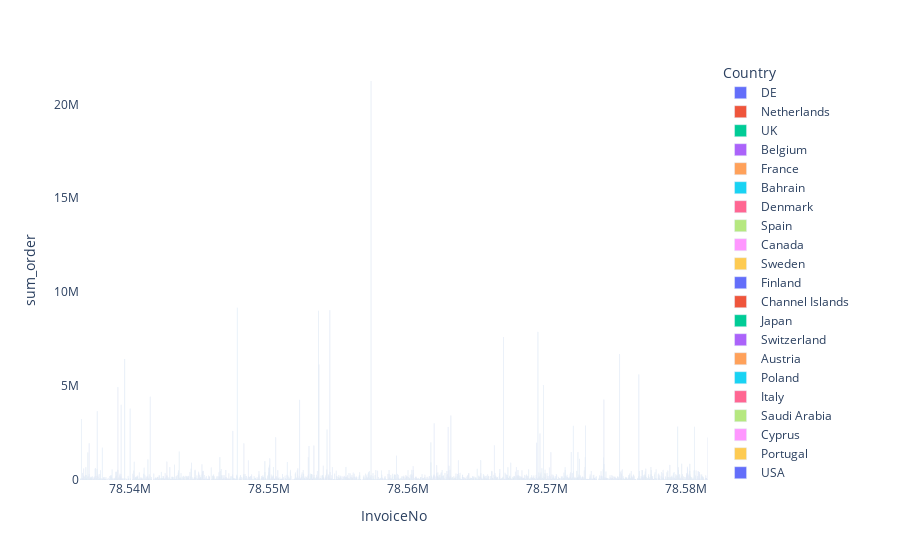

The notebook cell this image was saved under:
### Code cell
fig1 = px.bar(df, x = 'InvoiceNo', y = 'sum_order', color = 'Country')
fig1.update_xaxes(
#     title_text = 'Rides',
     showline = False, showgrid = False
     )
# fig1.update_yaxes(
#     title_text = 'Start Station'
#     )
fig1.update_layout(plot_bgcolor='rgba(0,0,0,0)')
fig1.show()

### Figure 1 — Plotly figure (JSON) as saved in the notebook; plotly's stock layout.template omitted (floating-point values rounded to 4 significant figures; data arrays with more than 128 entries replaced by an {"elided": "..."} marker saying what was removed)
{"data": [{"alignmentgroup": "True", "hovertemplate": "Country=DE<br>InvoiceNo=%{x}<br>sum_order=%{y}<extra></extra>", "legendgroup": "DE", "marker": {"color": "#636efa"}, "name": "DE", "offsetgroup": "DE", "orientation": "v", "showlegend": true, "textposition": "auto", "type": "bar", "x": {"elided": "3920 int values"}, "xaxis": "x", "y": {"elided": "3920 float values"}, "yaxis": "y"}, {"alignmentgroup": "True", "hovertemplate": "Country=Netherlands<br>InvoiceNo=%{x}<br>sum_order=%{y}<extra></extra>", "legendgroup": "Netherlands", "marker": {"color": "#EF553B"}, "name": "Netherlands", "offsetgroup": "Netherlands", "orientation": "v", "showlegend": true, "textposition": "auto", "type": "bar", "x": [78569665, 78536403, 78555106, 78555589, 78555003, 78578082, 78542720, 78571697, 78557328], "xaxis": "x", "y": [35.97, 1343.0, 11050.0, 12120.0, 15700.0, 84130.0, 84670.0, 117200.0, 21240000.0], "yaxis": "y"}, {"alignmentgroup": "True", "hovertemplate": "Country=UK<br>InvoiceNo=%{x}<br>sum_order=%{y}<extra></extra>", "legendgroup": "UK", "marker": {"color": "#00cc96"}, "name": "UK", "offsetgroup": "UK", "orientation": "v", "showlegend": true, "textposition": "auto", "type": "bar", "x": [78541517, 78550354, 78578705, 78550960, 78577406, 78545718, 78566739, 78536840, 78573417, 78570189, 78570881, 78540769, 78559421, 78549193, 78569001, 78545994, 78575713, 78579276, 78571223, 78567291, 78570007, 78554985, 78571904, 78566054, 78575352, 78541877, 78560635, 78577615, 78543587, 78565430, 78542371, 78569861, 78541277, 78552844, 78581578, 78569721, 78562045, 78577168, 78568350, 78579152, 78571724, 78564638, 78566268, 78541962, 78571308, 78564216, 78567578, 78575732, 78568674, 78561911, 78571304, 78542621, 78570452, 78560230, 78542369, 78567904, 78566041, 78550665, 78550620, 78565416, 78554363, 78547383, 78541965, 78555383, 78567959, 78580511, 78540480, 78576891, 78567666, 78568103, 78569867, 78566233, 78542713, 78540458, 78567298, 78563540, 78579393, 78554861, 78543833, 78553732, 78553842, 78567958, 78558881, 78552978, 78557466, 78571824, 78570002, 78569844, 78562137, 78578626, 78542229, 78572134, 78564972, 78574097], "xaxis": "x", "y": [1306.0, 1820.0, 2704.0, 4374.0, 4844.0, 5940.0, 7158.0, 8123.0, 8707.0, 9049.0, 9617.0, 11230.0, 11300.0, 11580.0, 13240.0, 13310.0, 13520.0, 13890.0, 14230.0, 15080.0, 15470.0, 17510.0, 17840.0, 18050.0, 18440.0, 20410.0, 20910.0, 21900.0, 26190.0, 26480.0, 27730.0, 29210.0, 30120.0, 30680.0, 32570.0, 33640.0, 33820.0, 37460.0, 38000.0, 38690.0, 40020.0, 41720.0, 42290.0, 42320.0, 47510.0, 49700.0, 55900.0, 60390.0, 61770.0, 71330.0, 72900.0, 77150.0, 80000.0, 83490.0, 84960.0, 86100.0, 86150.0, 90110.0, 98000.0, 100700.0, 108300.0, 116400.0, 118200.0, 118700.0, 124400.0, 130900.0, 135100.0, 141100.0, 146600.0, 153200.0, 154400.0, 155500.0, 156200.0, 157700.0, 169200.0, 178300.0, 212800.0, 212800.0, 219900.0, 232600.0, 254300.0, 255800.0, 329800.0, 335800.0, 371100.0, 372000.0, 372300.0, 372500.0, 401100.0, 407000.0, 429400.0, 485600.0, 596600.0, 852500.0], "yaxis": "y"}, {"alignmentgroup": "True", "hovertemplate": "Country=Belgium<br>InvoiceNo=%{x}<br>sum_order=%{y}<extra></extra>", "legendgroup": "Belgium", "marker": {"color": "#ab63fa"}, "name": "Belgium", "offsetgroup": "Belgium", "orientation": "v", "showlegend": true, "textposition": "auto", "type": "bar", "x": [78543537, 78543117, 78541675, 78545017, 78545314, 78549559, 78557789, 78557885, 78567530, 78571445, 78555739, 78572133, 78563172, 78557147, 78577046, 78555574, 78554147, 78543733, 78561507, 78571030, 78568651, 78580152, 78539840, 78544193], "xaxis": "x", "y": [1439.0, 2987.0, 7633.0, 7735.0, 14040.0, 19390.0, 40800.0, 51390.0, 51430.0, 72660.0, 95610.0, 109100.0, 121300.0, 125300.0, 154400.0, 162800.0, 163700.0, 172100.0, 195000.0, 203000.0, 212900.0, 217400.0, 218700.0, 219800.0], "yaxis": "y"}, {"alignmentgroup": "True", "hovertemplate": "Country=France<br>InvoiceNo=%{x}<br>sum_order=%{y}<extra></extra>", "legendgroup": "France", "marker": {"color": "#FFA15A"}, "name": "France", "offsetgroup": "France", "orientation": "v", "showlegend": true, "textposition": "auto", "type": "bar", "x": [78542425, 78550821, 78540521, 78545181, 78553566, 78539829, 78537693, 78575581, 78540463, 78551163, 78544470, 78547520, 78580986, 78541121, 78554826, 78570724, 78579153, 78547492, 78564314, 78575326, 78575661, 78564159, 78576064, 78536852, 78567915, 78556526, 78568988, 78540688, 78565612, 78575747, 78569402, 78540824, 78570823, 78573868, 78567293, 78540976, 78555637, 78540835, 78542535, 78545301, 78569686, 78564531, 78581587, 78563662, 78577512, 78539050, 78578277, 78570030, 78554940, 78563753, 78562894, 78563502, 78561795, 78556258, 78579529, 78566115, 78562275, 78575671, 78562207, 78553195, 78567793, 78568798, 78559704, 78553838, 78552826, 78541138, 78549274, 78562450, 78577502, 78563288, 78565930, 78570020, 78556816, 78579345, 78580160, 78550145, 78576222, 78570672, 78547087, 78564372, 78556507, 78546479, 78545235, 78554134, 78537463, 78542629, 78548496], "xaxis": "x", "y": [1720.0, 2623.0, 4566.0, 5856.0, 8025.0, 8139.0, 8570.0, 8619.0, 8884.0, 10750.0, 10830.0, 11000.0, 11710.0, 12430.0, 13400.0, 15400.0, 15850.0, 17370.0, 19050.0, 22600.0, 22840.0, 23490.0, 25050.0, 25830.0, 28170.0, 28250.0, 28580.0, 29510.0, 30380.0, 30390.0, 31240.0, 31360.0, 31920.0, 32040.0, 32850.0, 33250.0, 34100.0, 34890.0, 39450.0, 44310.0, 44520.0, 45190.0, 45760.0, 45990.0, 46450.0, 46900.0, 48650.0, 50750.0, 55920.0, 56970.0, 57850.0, 58520.0, 65570.0, 67460.0, 76444, 77980.0, 78980.0, 91150.0, 91810.0, 117300.0, 120300.0, 132600.0, 136700.0, 155800.0, 171000.0, 184300.0, 184800.0, 186800.0, 191300.0, 204100.0, 210600.0, 214600.0, 236200.0, 265600.0, 284000.0, 289100.0, 293400.0, 313900.0, 357900.0, 363100.0, 416300.0, 478400.0, 483700.0, 558400.0, 608700.0, 982600.0, 1047000.0], "yaxis": "y"}, {"alignmentgroup": "True", "hovertemplate": "Country=Bahrain<br>InvoiceNo=%{x}<br>sum_order=%{y}<extra></extra>", "legendgroup": "Bahrain", "marker": {"color": "#19d3f3"}, "name": "Bahrain", "offsetgroup": "Bahrain", "orientation": "v", "showlegend": true, "textposition": "auto", "type": "bar", "x": [78553900, 78552449], "xaxis": "x", "y": [2110.0, 16670.0], "yaxis": "y"}, {"alignmentgroup": "True", "hovertemplate": "Country=Denmark<br>InvoiceNo=%{x}<br>sum_order=%{y}<extra></extra>", "legendgroup": "Denmark", "marker": {"color": "#FF6692"}, "name": "Denmark", "offsetgroup": "Denmark", "orientation": "v", "showlegend": true, "textposition": "auto", "type": "bar", "x": [78572184, 78580716, 78569997, 78570666, 78544157, 78561102, 78577126, 78579881, 78567526], "xaxis": "x", "y": [2225.0, 8636.0, 23160.0, 64060.0, 79600.0, 86380.0, 122400.0, 160500.0, 163300.0], "yaxis": "y"}, {"alignmentgroup": "True", "hovertemplate": "Country=Spain<br>InvoiceNo=%{x}<br>sum_order=%{y}<extra></extra>", "legendgroup": "Spain", "marker": {"color": "#B6E880"}, "name": "Spain", "offsetgroup": "Spain", "orientation": "v", "showlegend": true, "textposition": "auto", "type": "bar", "x": [78558108, 78545647, 78559148, 78539351, 78574301, 78580955, 78577125, 78572886, 78575707, 78541980, 78550911, 78559665, 78549682, 78568179, 78567653, 78564975, 78560607, 78575514, 78577606, 78562273, 78561669, 78578321, 78572442, 78571255, 78568554, 78557007, 78577039, 78573362, 78577476], "xaxis": "x", "y": [2463.0, 3239.0, 6556, 7833.0, 11690.0, 12330.0, 19800.0, 20090.0, 32050.0, 37300.0, 39610.0, 40790.0, 42130.0, 44680.0, 46120.0, 50880.0, 54570.0, 57650.0, 59810.0, 82480.0, 95460.0, 108400.0, 114700.0, 119000.0, 241700.0, 246000.0, 250900.0, 279000.0, 694800.0], "yaxis": "y"}, {"alignmentgroup": "True", "hovertemplate": "Country=Canada<br>InvoiceNo=%{x}<br>sum_order=%{y}<extra></extra>", "legendgroup": "Canada", "marker": {"color": "#FF97FF"}, "name": "Canada", "offsetgroup": "Canada", "orientation": "v", "showlegend": true, "textposition": "auto", "type": "bar", "x": [78564428, 78551736, 78546533, 78559557], "xaxis": "x", "y": [2531.0, 3523.0, 10250.0, 209900.0], "yaxis": "y"}, {"alignmentgroup": "True", "hovertemplate": "Country=Sweden<br>InvoiceNo=%{x}<br>sum_order=%{y}<extra></extra>", "legendgroup": "Sweden", "marker": {"color": "#FECB52"}, "name": "Sweden", "offsetgroup": "Sweden", "orientation": "v", "showlegend": true, "textposition": "auto", "type": "bar", "x": [78563443, 78564539, 78550277, 78557939, 78576519, 78574690, 78573333, 78539338], "xaxis": "x", "y": [2720.0, 19790.0, 24900.0, 54550.0, 61210.0, 66810.0, 113200.0, 4005000.0], "yaxis": "y"}, {"alignmentgroup": "True", "hovertemplate": "Country=Finland<br>InvoiceNo=%{x}<br>sum_order=%{y}<extra></extra>", "legendgroup": "Finland", "marker": {"color": "#636efa"}, "name": "Finland", "offsetgroup": "Finland", "orientation": "v", "showlegend": true, "textposition": "auto", "type": "bar", "x": [78580265, 78573588, 78565333, 78550192, 78571053, 78560549, 78559928, 78570875, 78579550, 78564558, 78539318, 78545227], "xaxis": "x", "y": [2767, 8483.0, 12820.0, 17980.0, 18140.0, 29550.0, 63300.0, 68700.0, 71380.0, 101400.0, 172400.0, 488200.0], "yaxis": "y"}, {"alignmentgroup": "True", "hovertemplate": "Country=Channel Islands<br>InvoiceNo=%{x}<br>sum_order=%{y}<extra></extra>", "legendgroup": "Channel Islands", "marker": {"color": "#EF553B"}, "name": "Channel Islands", "offsetgroup": "Channel Islands", "orientation": "v", "showlegend": true, "textposition": "auto", "type": "bar", "x": [78538002, 78576904, 78553831, 78571201, 78567197, 78564093, 78544073, 78563900, 78569558], "xaxis": "x", "y": [2885.0, 48740.0, 62490.0, 77030.0, 83390.0, 91480.0, 104300.0, 127308, 387900.0], "yaxis": "y"}, {"alignmentgroup": "True", "hovertemplate": "Country=Japan<br>InvoiceNo=%{x}<br>sum_order=%{y}<extra></extra>", "legendgroup": "Japan", "marker": {"color": "#00cc96"}, "name": "Japan", "offsetgroup": "Japan", "orientation": "v", "showlegend": true, "textposition": "auto", "type": "bar", "x": [78566623, 78545645, 78572763, 78537218, 78553045, 78557670, 78543179, 78543518], "xaxis": "x", "y": [4686, 11960.0, 12080.0, 29050.0, 127800.0, 530900.0, 816700.0, 1513000.0], "yaxis": "y"}, {"alignmentgroup": "True", "hovertemplate": "Country=Switzerland<br>InvoiceNo=%{x}<br>sum_order=%{y}<extra></extra>", "legendgroup": "Switzerland", "marker": {"color": "#ab63fa"}, "name": "Switzerland", "offsetgroup": "Switzerland", "orientation": "v", "showlegend": true, "textposition": "auto", "type": "bar", "x": [78546134, 78578099, 78543180, 78559372, 78562882, 78561332, 78545084, 78563756, 78570521, 78544931, 78542586, 78555943, 78572567, 78548212, 78574740, 78555147, 78562046, 78567721, 78552013], "xaxis": "x", "y": [5399.0, 10500.0, 12300.0, 18080.0, 21900.0, 28290.0, 36330.0, 48220.0, 50620.0, 54960.0, 100500.0, 115500.0, 147200.0, 151900.0, 209500.0, 228500.0, 379900.0, 445300.0, 507100.0], "yaxis": "y"}, {"alignmentgroup": "True", "hovertemplate": "Country=Austria<br>InvoiceNo=%{x}<br>sum_order=%{y}<extra></extra>", "legendgroup": "Austria", "marker": {"color": "#FFA15A"}, "name": "Austria", "offsetgroup": "Austria", "orientation": "v", "showlegend": true, "textposition": "auto", "type": "bar", "x": [78545570, 78542887, 78547493, 78550998, 78576345, 78559707, 78561627, 78571705, 78562602], "xaxis": "x", "y": [5403.0, 15540.0, 16350.0, 21940.0, 28860.0, 31090.0, 55770.0, 105700.0, 110500.0], "yaxis": "y"}, {"alignmentgroup": "True", "hovertemplate": "Country=Poland<br>InvoiceNo=%{x}<br>sum_order=%{y}<extra></extra>", "legendgroup": "Poland", "marker": {"color": "#19d3f3"}, "name": "Poland", "offsetgroup": "Poland", "orientation": "v", "showlegend": true, "textposition": "auto", "type": "bar", "x": [78564819, 78565583, 78562130, 78554654, 78574343, 78548909], "xaxis": "x", "y": [5928.0, 12020.0, 20130.0, 49100.0, 80980.0, 203200.0], "yaxis": "y"}, {"alignmentgroup": "True", "hovertemplate": "Country=Italy<br>InvoiceNo=%{x}<br>sum_order=%{y}<extra></extra>", "legendgroup": "Italy", "marker": {"color": "#FF6692"}, "name": "Italy", "offsetgroup": "Italy", "orientation": "v", "showlegend": true, "textposition": "auto", "type": "bar", "x": [78573508, 78578078, 78539752, 78537022, 78542238, 78577178, 78546875, 78577609, 78573365, 78571670, 78562922, 78541115, 78562528, 78578108], "xaxis": "x", "y": [7236.0, 7712.0, 8652.0, 13780.0, 13990.0, 21600.0, 31450.0, 41690.0, 56830.0, 78510.0, 88970.0, 122100.0, 222800.0, 246600.0], "yaxis": "y"}, {"alignmentgroup": "True", "hovertemplate": "Country=Saudi Arabia<br>InvoiceNo=%{x}<br>sum_order=%{y}<extra></extra>", "legendgroup": "Saudi Arabia", "marker": {"color": "#B6E880"}, "name": "Saudi Arabia", "offsetgroup": "Saudi Arabia", "orientation": "v", "showlegend": true, "textposition": "auto", "type": "bar", "x": [78544838], "xaxis": "x", "y": [7347.0], "yaxis": "y"}, {"alignmentgroup": "True", "hovertemplate": "Country=Cyprus<br>InvoiceNo=%{x}<br>sum_order=%{y}<extra></extra>", "legendgroup": "Cyprus", "marker": {"color": "#FF97FF"}, "name": "Cyprus", "offsetgroup": "Cyprus", "orientation": "v", "showlegend": true, "textposition": "auto", "type": "bar", "x": [78543350, 78544574, 78570000, 78577228, 78569489, 78571034, 78571905], "xaxis": "x", "y": [7976.0, 15260.0, 16660.0, 31990.0, 82890.0, 160800.0, 450600.0], "yaxis": "y"}, {"alignmentgroup": "True", "hovertemplate": "Country=Portugal<br>InvoiceNo=%{x}<br>sum_order=%{y}<extra></extra>", "legendgroup": "Portugal", "marker": {"color": "#FECB52"}, "name": "Portugal", "offsetgroup": "Portugal", "orientation": "v", "showlegend": true, "textposition": "auto", "type": "bar", "x": [78538311, 78577618, 78547897, 78574099, 78540519, 78537915, 78556829, 78545191, 78578488, 78567929, 78571477, 78580153, 78571188, 78542147, 78570499, 78541430, 78545937, 78569870, 78549953], "xaxis": "x", "y": [8582.0, 10130.0, 10980.0, 11040.0, 12450.0, 12960.0, 28820.0, 33270.0, 35700.0, 37520.0, 45440.0, 82720.0, 92820.0, 93060.0, 96550.0, 185500.0, 219600.0, 299600.0, 351900.0], "yaxis": "y"}, {"alignmentgroup": "True", "hovertemplate": "Country=USA<br>InvoiceNo=%{x}<br>sum_order=%{y}<extra></extra>", "legendgroup": "USA", "marker": {"color": "#636efa"}, "name": "USA", "offsetgroup": "USA", "orientation": "v", "showlegend": true, "textposition": "auto", "type": "bar", "x": [78580158, 78550644, 78572215, 78570467], "xaxis": "x", "y": [12570.0, 26260.0, 90860.0, 138800.0], "yaxis": "y"}, {"alignmentgroup": "True", "hovertemplate": "Country=Israel<br>InvoiceNo=%{x}<br>sum_order=%{y}<extra></extra>", "legendgroup": "Israel", "marker": {"color": "#EF553B"}, "name": "Israel", "offsetgroup": "Israel", "orientation": "v", "showlegend": true, "textposition": "auto", "type": "bar", "x": [78569527, 78559948, 78563613], "xaxis": "x", "y": [13470.0, 157200.0, 302300.0], "yaxis": "y"}, {"alignmentgroup": "True", "hovertemplate": "Country=Norway<br>InvoiceNo=%{x}<br>sum_order=%{y}<extra></extra>", "legendgroup": "Norway", "marker": {"color": "#00cc96"}, "name": "Norway", "offsetgroup": "Norway", "orientation": "v", "showlegend": true, "textposition": "auto", "type": "bar", "x": [78565124, 78543037, 78573108, 78567505, 78563100, 78566773, 78578811, 78557472, 78567306, 78579692], "xaxis": "x", "y": [16080.0, 18002, 34880.0, 69720.0, 96890.0, 97410.0, 120200.0, 189600.0, 227400.0, 868300.0], "yaxis": "y"}, {"alignmentgroup": "True", "hovertemplate": "Country=Greece<br>InvoiceNo=%{x}<br>sum_order=%{y}<extra></extra>", "legendgroup": "Greece", "marker": {"color": "#ab63fa"}, "name": "Greece", "offsetgroup": "Greece", "orientation": "v", "showlegend": true, "textposition": "auto", "type": "bar", "x": [78580752, 78559680, 78545579, 78541932], "xaxis": "x", "y": [18050.0, 20830.0, 28700.0, 68190.0], "yaxis": "y"}, {"alignmentgroup": "True", "hovertemplate": "Country=Australia<br>InvoiceNo=%{x}<br>sum_order=%{y}<extra></extra>", "legendgroup": "Australia", "marker": {"color": "#FFA15A"}, "name": "Australia", "offsetgroup": "Australia", "orientation": "v", "showlegend": true, "textposition": "auto", "type": "bar", "x": [78565466, 78540280, 78547659, 78558536, 78549313, 78541657, 78560033, 78553546], "xaxis": "x", "y": [24410.0, 41470.0, 43500.0, 47860.0, 50000.0, 60760.0, 154100.0, 9009000.0], "yaxis": "y"}, {"alignmentgroup": "True", "hovertemplate": "Country=Unknown<br>InvoiceNo=%{x}<br>sum_order=%{y}<extra></extra>", "legendgroup": "Unknown", "marker": {"color": "#19d3f3"}, "name": "Unknown", "offsetgroup": "Unknown", "orientation": "v", "showlegend": true, "textposition": "auto", "type": "bar", "x": [78561658, 78559929, 78563947, 78557499], "xaxis": "x", "y": [24490.0, 45940.0, 53710.0, 67200.0], "yaxis": "y"}, {"alignmentgroup": "True", "hovertemplate": "Country=RSA<br>InvoiceNo=%{x}<br>sum_order=%{y}<extra></extra>", "legendgroup": "RSA", "marker": {"color": "#FF6692"}, "name": "RSA", "offsetgroup": "RSA", "orientation": "v", "showlegend": true, "textposition": "auto", "type": "bar", "x": [78571035], "xaxis": "x", "y": [26890.0], "yaxis": "y"}, {"alignmentgroup": "True", "hovertemplate": "Country=Malta<br>InvoiceNo=%{x}<br>sum_order=%{y}<extra></extra>", "legendgroup": "Malta", "marker": {"color": "#B6E880"}, "name": "Malta", "offsetgroup": "Malta", "orientation": "v", "showlegend": true, "textposition": "auto", "type": "bar", "x": [78563353, 78555931], "xaxis": "x", "y": [35820.0, 93750.0], "yaxis": "y"}, {"alignmentgroup": "True", "hovertemplate": "Country=United Arab Emirates<br>InvoiceNo=%{x}<br>sum_order=%{y}<extra></extra>", "legendgroup": "United Arab Emirates", "marker": {"color": "#FF97FF"}, "name": "United Arab Emirates", "offsetgroup": "United Arab Emirates", "orientation": "v", "showlegend": true, "textposition": "auto", "type": "bar", "x": [78543911, 78565218], "xaxis": "x", "y": [35830.0, 44330.0], "yaxis": "y"}, {"alignmentgroup": "True", "hovertemplate": "Country=Lebanon<br>InvoiceNo=%{x}<br>sum_order=%{y}<extra></extra>", "legendgroup": "Lebanon", "marker": {"color": "#FECB52"}, "name": "Lebanon", "offsetgroup": "Lebanon", "orientation": "v", "showlegend": true, "textposition": "auto", "type": "bar", "x": [78542276], "xaxis": "x", "y": [44280.0], "yaxis": "y"}, {"alignmentgroup": "True", "hovertemplate": "Country=Brazil<br>InvoiceNo=%{x}<br>sum_order=%{y}<extra></extra>", "legendgroup": "Brazil", "marker": {"color": "#636efa"}, "name": "Brazil", "offsetgroup": "Brazil", "orientation": "v", "showlegend": true, "textposition": "auto", "type": "bar", "x": [78550201], "xaxis": "x", "y": [45180.0], "yaxis": "y"}, {"alignmentgroup": "True", "hovertemplate": "Country=Lithuania<br>InvoiceNo=%{x}<br>sum_order=%{y}<extra></extra>", "legendgroup": "Lithuania", "marker": {"color": "#EF553B"}, "name": "Lithuania", "offsetgroup": "Lithuania", "orientation": "v", "showlegend": true, "textposition": "auto", "type": "bar", "x": [78537081], "xaxis": "x", "y": [60110.0], "yaxis": "y"}, {"alignmentgroup": "True", "hovertemplate": "Country=European Community<br>InvoiceNo=%{x}<br>sum_order=%{y}<extra></extra>", "legendgroup": "European Community", "marker": {"color": "#00cc96"}, "name": "European Community", "offsetgroup": "European Community", "orientation": "v", "showlegend": true, "textposition": "auto", "type": "bar", "x": [78551013], "xaxis": "x", "y": [60180.0], "yaxis": "y"}, {"alignmentgroup": "True", "hovertemplate": "Country=Czech Republic<br>InvoiceNo=%{x}<br>sum_order=%{y}<extra></extra>", "legendgroup": "Czech Republic", "marker": {"color": "#ab63fa"}, "name": "Czech Republic", "offsetgroup": "Czech Republic", "orientation": "v", "showlegend": true, "textposition": "auto", "type": "bar", "x": [78570026], "xaxis": "x", "y": [88190.0], "yaxis": "y"}, {"alignmentgroup": "True", "hovertemplate": "Country=Iceland<br>InvoiceNo=%{x}<br>sum_order=%{y}<extra></extra>", "legendgroup": "Iceland", "marker": {"color": "#FFA15A"}, "name": "Iceland", "offsetgroup": "Iceland", "orientation": "v", "showlegend": true, "textposition": "auto", "type": "bar", "x": [78537626], "xaxis": "x", "y": [213100.0], "yaxis": "y"}, {"alignmentgroup": "True", "hovertemplate": "Country=Ireland<br>InvoiceNo=%{x}<br>sum_order=%{y}<extra></extra>", "legendgroup": "Ireland", "marker": {"color": "#19d3f3"}, "name": "Ireland", "offsetgroup": "Ireland", "orientation": "v", "showlegend": true, "textposition": "auto", "type": "bar", "x": [78546569, 78576602, 78547702], "xaxis": "x", "y": [225900.0, 5621000.0, 9171000.0], "yaxis": "y"}, {"alignmentgroup": "True", "hovertemplate": "Country=Singapore<br>InvoiceNo=%{x}<br>sum_order=%{y}<extra></extra>", "legendgroup": "Singapore", "marker": {"color": "#FF6692"}, "name": "Singapore", "offsetgroup": "Singapore", "orientation": "v", "showlegend": true, "textposition": "auto", "type": "bar", "x": [78560360], "xaxis": "x", "y": [736000.0], "yaxis": "y"}], "layout": {"barmode": "relative", "legend": {"title": {"text": "Country"}, "tracegroupgap": 0}, "margin": {"t": 60}, "plot_bgcolor": "rgba(0,0,0,0)", "xaxis": {"anchor": "y", "domain": [0, 1], "showgrid": false, "showline": false, "title": {"text": "InvoiceNo"}}, "yaxis": {"anchor": "x", "domain": [0, 1], "title": {"text": "sum_order"}}}}
